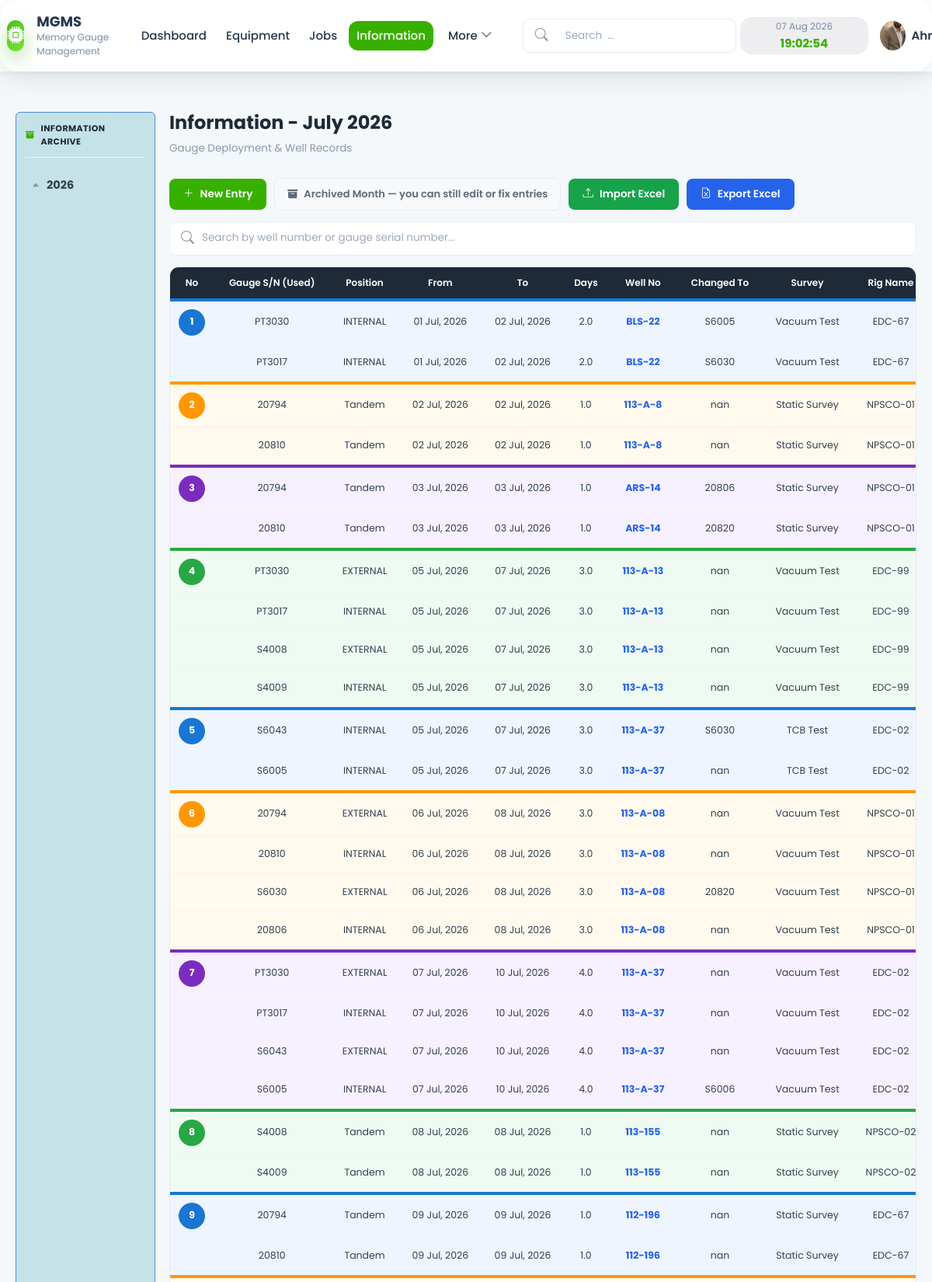
Screenshot of /information/ (signed in, upper part) with the database file from the repository.
### app/models/user.py (models this page shows, shortened)
class User(UserMixin, db.Model):
    __tablename__ = "users"
    id = db.Column(db.Integer, primary_key=True)
    username = db.Column(db.String(50), unique=True, nullable=False)
    full_name = db.Column(db.String(100), nullable=False)
    email = db.Column(db.String(120), unique=True, nullable=False)
    password_hash = db.Column(db.String(255), nullable=False)
    role = db.Column(
        db.String(20),
        nullable=False,
        default="user"
    )
    is_active = db.Column(
        db.Boolean,
        default=True
    )
    profile_image = db.Column(
        db.String(255),
        default="default.png"
    )
    last_login = db.Column(
        db.DateTime
    )
    created_at = db.Column(
        db.DateTime,
        default=datetime.utcnow
    )

### app/models/information.py (models this page shows)
class InformationMonth(db.Model):
    __tablename__ = "information_months"
    id = db.Column(db.Integer, primary_key=True)
    year = db.Column(
        db.Integer,
        nullable=False
    )
    month = db.Column(
        db.Integer,
        nullable=False
    )
    status = db.Column(
        db.String(20),
        default="Open",
        nullable=False
    )
    closed_at = db.Column(
        db.DateTime,
        nullable=True
    )
    created_at = db.Column(
        db.DateTime,
        default=datetime.utcnow
    )
    __table_args__ = (
        db.UniqueConstraint(
            "year",
            "month",
            name="uq_information_month"
        ),
    )

class InformationRow(db.Model):
    __tablename__ = "information_rows"
    id = db.Column(
        db.Integer,
        primary_key=True
    )
    year = db.Column(
        db.Integer,
        nullable=False
    )
    month = db.Column(
        db.Integer,
        nullable=False
    )
    group_no = db.Column(
        db.Integer,
        nullable=False
    )
    gauge_serial = db.Column(
        db.String(100)
    )
    from_date = db.Column(
        db.Date
    )
    to_date = db.Column(
        db.Date
    )
    days = db.Column(
        db.Float,
        default=0
    )
    well_number = db.Column(
        db.String(100)
    )
    changed_to = db.Column(
        db.String(100)
    )
    survey = db.Column(
        db.String(100)
    )
    type = db.Column(
        db.String(100)
    )
    rig_name = db.Column(
        db.String(100)
    )
    position = db.Column(db.String(20))
    bundle_carrier_sn = db.Column(
        db.String(100)
    )
    battery_sn = db.Column(
        db.String(100)
    )
    engineer = db.Column(
        db.String(100)
    )
    total_hours = db.Column(
        db.Float,
        default=0
    )
    total_samples = db.Column(
        db.Integer,
        default=0
    )
    comment = db.Column(
        db.Text
    )
    attachment_filename = db.Column(
        db.String(255)
    )
    attachment_original_name = db.Column(
        db.String(255)
    )
    created_at = db.Column(
        db.DateTime,
        default=datetime.utcnow
    )

### app/information/routes.py (the view)
@information.route("/")
@login_required
def index():
    year = request.args.get("year", 2026, type=int)
    month = request.args.get("month", 7, type=int)
    search = request.args.get("search", "", type=str).strip()
    months = (
        InformationMonth.query
        .order_by(
            InformationMonth.year.desc(),
            InformationMonth.month.asc()
        )
        .all()
    )
    create_year(year)
    months = (
    InformationMonth.query
    .order_by(
        InformationMonth.year.desc(),
        InformationMonth.month.asc()
    )
    .all()
)
    month_name = calendar.month_name[month]
    current_month = InformationMonth.query.filter_by(
        year=year,
        month=month
    ).first()
    is_closed = (
        current_month is not None
        and current_month.status == "Closed"
    )
    rows_query = InformationRow.query
    if search:
        like = f"%{search}%"
        rows_query = rows_query.filter(
            db.or_(
                InformationRow.well_number.ilike(like),
                InformationRow.gauge_serial.ilike(like),
                InformationRow.changed_to.ilike(like)
            )
        )
    else:
        rows_query = rows_query.filter_by(
            year=year,
            month=month
        )
    rows = rows_query.order_by(
        InformationRow.year.desc(),
        InformationRow.month.desc(),
        InformationRow.from_date.asc(),
        InformationRow.group_no.asc(),
        InformationRow.id.asc()
    ).all()
    seen_groups = set()
    display_numbers = {}
    display_counter = 0
    for row in rows:
        group_key = (
            row.year,
            row.month,
            row.group_no
        )
        if group_key not in seen_groups:
            display_counter += 1
            display_numbers[group_key] = display_counter
            row.is_group_start = True
            seen_groups.add(group_key)
        else:
            row.is_group_start = False
        row.display_group_no = display_numbers[group_key]
        row.month_name_display = calendar.month_name[row.month]
    is_global_search = bool(search)
    archive = defaultdict(list)
    for item in months:
        item.month_name = calendar.month_name[item.month]
        archive[item.year].append(item)
    return render_template(
        "information/information.html",
        rows=rows,
        month=month,
        year=year,
        month_name=month_name,
        archive=archive,
        is_closed=is_closed,
        search=search,
        is_global_search=is_global_search
    )

### app/templates/information/information.html (shortened to what this page needs)
{% extends "base.html" %}
{% block css %}
<link rel="stylesheet"
      href="{{ url_for('static', filename='css/information.css') }}">
{% endblock %}
{% block content %}
<div class="information-page">
    <aside class="information-sidebar">
        <div class="sidebar-title">
            <i class="bi bi-archive-fill"></i>
            Information Archive
        </div>
        {% if archive %}
            {% for archive_year, year_months in archive.items() %}
            <div class="year-group">
                <button class="year-btn" type="button">
    <i class="bi bi-caret-right-fill"></i>
    {{ archive_year }}
</button>
            </div>
            {% endfor %}
        {% else %}
            <div class="empty-archive">
                No archived months yet
            </div>
        {% endif %}
    </aside>
    <section class="information-content">
        <div class="information-header">
            <div>
                <h2>Information - {{ month_name }} {{ year }}</h2>
                <p>Gauge Deployment &amp; Well Records</p>
            </div>
            <div class="information-actions">
                {% if current_user.role == "admin" %}
                <button id="addEntryBtn" class="btn btn-add">
                    <i class="bi bi-plus-lg"></i>
                    New Entry
                </button>
                {% endif %}
                {% if current_user.role == "admin" %}
    {% if not is_closed %}
                <button id="closeMonthBtn" class="btn btn-close">
                    <i class="bi bi-lock-fill"></i>
                    Close Month
                </button>
                {% else %}
                <div class="archived-badge">
                    <i class="bi bi-archive-fill"></i>
                    Archived Month — you can still edit or fix entries
                </div>
                {% endif %}
                {% endif %}
                {% if current_user.role == "admin" %}
                <button id="importExcelBtn" class="btn btn-import">
    <i class="bi bi-upload"></i>
    Import Excel
</button>
{% endif %}
                <button id="exportExcelBtn" class="btn btn-export">
                    <i class="bi bi-file-earmark-excel"></i>
                    Export Excel
                </button>
            </div>
        </div>
        <form class="search-bar" method="GET"
              action="{{ url_for('information.index') }}">
            <div class="search-box grow">
                <i class="bi bi-search"></i>
                <input
                    type="text"
                    name="search"
                    id="searchInput"
                    value="{{ search }}"
                    placeholder="Search by well number or gauge serial number...">
            </div>
        </form>
        <div class="information-table-wrapper">
            <table class="information-table">
                <thead>
                    <tr>
                        <th class="no-col">No</th>
                        <th>Gauge S/N (Used)</th>
                        <th>Position</th>
                        <th>From</th>
                        <th>To</th>
                        <th>Days</th>
                        <th>Well No</th>
                        <th>Changed To</th>
                        <th>Survey</th>
                        <th>Rig Name</th>
                    </tr>
                </thead>
                <tbody id="infoTableBody">
                    {% for row in rows %}
                    <tr
    class="info-row
           {% if row.is_group_start %}job-start{% endif %}
           job-group-{{ row.display_group_no % 4 }}"
    data-row-id="{{ row.id }}">
                        <td class="no-col">
                            {% if row.is_group_start %}
                                {% if row.well_number and row.from_date %}
                                <a href="{{ url_for('jobs.index', year=row.from_date.year, month=row.from_date.month, well=row.well_number) }}"
   class="no-link job-badge"
   title="View in Jobs">
    {{ row.display_group_no }}
                                {% else %}
                                    {{ row.display_group_no }}
                                {% endif %}
                            {% endif %}
                        </td>
                        <td class="editable" data-field="gauge_serial">{{ row.gauge_serial }}</td>
                        <td class="editable" data-field="position">{{ row.position or "" }}</td>
                        <td class="editable" data-field="from_date" data-type="date"
                            data-raw="{{ row.from_date.isoformat() if row.from_date else '' }}">
                            {{ row.from_date.strftime("%d %b, %Y") if row.from_date else "" }}
                        </td>
                        <td class="editable" data-field="to_date" data-type="date"
                            data-raw="{{ row.to_date.isoformat() if row.to_date else '' }}">
                            {{ row.to_date.strftime("%d %b, %Y") if row.to_date else "" }}
                        </td>
                        <td class="editable" data-field="days" data-type="number">{{ row.days }}</td>
                        <td class="editable well-cell" data-field="well_number">
                            <a href="#" class="well-link">{{ row.well_number }}</a>
                        </td>
                        <td class="editable" data-field="changed_to">{{ row.changed_to or "" }}</td>
                        <td class="editable" data-field="survey">{{ row.survey or "" }}</td>
                        <td class="editable" data-field="rig_name">{{ row.rig_name or "" }}</td>
                    </tr>
                    {% endfor %}
                </tbody>
            </table>
        </div>
    </section>
</div>
{% endblock %}

### app/templates/base.html (shortened to what this page needs)
<!DOCTYPE html>
<html lang="en">
<head>
    <link href="https://cdn.jsdelivr.net/npm/bootstrap@5.3.7/dist/css/bootstrap.min.css"
          rel="stylesheet">
    <link rel="stylesheet"
          href="https://cdn.jsdelivr.net/npm/bootstrap-icons@1.13.1/font/bootstrap-icons.min.css">
    <link rel="stylesheet"
          href="{{ url_for('static', filename='css/output.css') }}">
    <link rel="stylesheet"
          href="{{ url_for('static', filename='css/style.css') }}">
    {% block css %}
    {% endblock %}
</head>
<body
    class="{% if current_user.role == 'admin' %}admin-user{% endif %}"
    data-role="{{ current_user.role }}">
{% if current_user.is_authenticated %}
              <div style="background:red;color:white;padding:10px;">
                 </div>
<header class="top-navbar">
    <div class="navbar-container flex items-center justify-between px-6 py-3">
        <div class="logo-section flex items-center gap-3">
            <div class="logo-icon text-2xl text-green-600"><i class="bi bi-cpu-fill"></i></div>
            <div>
                <h3 class="font-bold text-lg leading-tight">MGMS</h3>
                <span class="text-[10px] text-gray-500 uppercase font-semibold">Memory Gauge Management</span>
            </div>
        </div>
<nav class="main-menu flex items-center gap-6">
    <a href="{{ url_for('dashboard.dashboard') }}"
       class="nav-item {% if request.endpoint == 'dashboard.dashboard' %}active{% endif %}">
        Dashboard
    </a>
    <a href="{{ url_for('equipment.equipment') }}"
       class="nav-item {% if request.endpoint == 'equipment.equipment' %}active{% endif %}">
        Equipment
    </a>
    <a href="{{ url_for('jobs.index') }}"
       class="nav-item {% if request.endpoint == 'jobs.index' %}active{% endif %}">
        Jobs
    </a>
    <a href="{{ url_for('information.index') }}"
       class="nav-item {% if request.endpoint == 'information.index' %}active{% endif %}">
        Information
    </a>
    <div class="more-menu relative group">
        <button class="more-btn nav-item flex items-center gap-1">
            More
            <i class="bi bi-chevron-down"></i>
        </button>
    </div>
</nav>
        <div class="navbar-right flex items-center gap-6">
    <div class="search-box position-relative">
        <i class="bi bi-search search-icon"></i>
        <input
            type="text"
            id="globalSearch"
            class="search-input"
            placeholder="Search  ...">
    </div>
            <div class="datetime-box text-xs text-gray-500 text-right">
                <div id="liveDate">15 Jul 2026</div>
                <div id="liveTime" class="font-bold text-green-600">10:45:25 AM</div>
            </div>
            <div class="user-menu relative group">
                <button class="user-btn flex items-center gap-2">
                   {% if current_user.profile_image != "default.png" %}
<img
    src="{{ url_for('static', filename='uploads/profiles/' ~ current_user.profile_image) }}"
    class="avatar">
{% else %}
<div class="avatar">
    {{ current_user.full_name[0]|upper }}
</div>
{% endif %}
                    <span class="user-name">
    {{ current_user.full_name.split()[0] }}
</span>
                </button>
            </div>
        </div>
    </div>
</header>
{% endif %}
<main class="{% if current_user.is_authenticated %}main-content{% endif %}">
    {% block content %}
    {% endblock %}
</main>
</body>
</html>

### rows the page displays
User: profile_image (picture), full_name "Ahm…"
InformationMonth: year "2026"
InformationRow: display_group_no "1", gauge_serial "PT3030", position "INTERNAL", from_date "01 Jul, 2026", to_date "02 Jul, 2026", days "2.0", well_number "BLS-22", changed_to "S6005", survey "Vacuum Test", rig_name "EDC-67"
InformationRow: gauge_serial "PT3017", position "INTERNAL", from_date "01 Jul, 2026", to_date "02 Jul, 2026", days "2.0", well_number "BLS-22", changed_to "S6030", survey "Vacuum Test", rig_name "EDC-67"
InformationRow: display_group_no "2", gauge_serial "20794", position "Tandem", from_date "02 Jul, 2026", to_date "02 Jul, 2026", days "1.0", well_number "113-A-8", changed_to "nan", survey "Static Survey", rig_name "NPSCO-01"
InformationRow: gauge_serial "20810", position "Tandem", from_date "02 Jul, 2026", to_date "02 Jul, 2026", days "1.0", well_number "113-A-8", changed_to "nan", survey "Static Survey", rig_name "NPSCO-01"
InformationRow: display_group_no "3", gauge_serial "20794", position "Tandem", from_date "03 Jul, 2026", to_date "03 Jul, 2026", days "1.0", well_number "ARS-14", changed_to "20806", survey "Static Survey", rig_name "NPSCO-01"
InformationRow: gauge_serial "20810", position "Tandem", from_date "03 Jul, 2026", to_date "03 Jul, 2026", days "1.0", well_number "ARS-14", changed_to "20820", survey "Static Survey", rig_name "NPSCO-01"
InformationRow: display_group_no "4", gauge_serial "PT3030", position "EXTERNAL", from_date "05 Jul, 2026", to_date "07 Jul, 2026", days "3.0", well_number "113-A-13", changed_to "nan", survey "Vacuum Test", rig_name "EDC-99"
InformationRow: gauge_serial "PT3017", position "INTERNAL", from_date "05 Jul, 2026", to_date "07 Jul, 2026", days "3.0", well_number "113-A-13", changed_to "nan", survey "Vacuum Test", rig_name "EDC-99"
InformationRow: gauge_serial "S4008", position "EXTERNAL", from_date "05 Jul, 2026", to_date "07 Jul, 2026", days "3.0", well_number "113-A-13", changed_to "nan", survey "Vacuum Test", rig_name "EDC-99"
InformationRow: gauge_serial "S4009", position "INTERNAL", from_date "05 Jul, 2026", to_date "07 Jul, 2026", days "3.0", well_number "113-A-13", changed_to "nan", survey "Vacuum Test", rig_name "EDC-99"
InformationRow: display_group_no "5", gauge_serial "S6043", position "INTERNAL", from_date "05 Jul, 2026", to_date "07 Jul, 2026", days "3.0", well_number "113-A-37", changed_to "S6030", survey "TCB Test", rig_name "EDC-02"
InformationRow: gauge_serial "S6005", position "INTERNAL", from_date "05 Jul, 2026", to_date "07 Jul, 2026", days "3.0", well_number "113-A-37", changed_to "nan", survey "TCB Test", rig_name "EDC-02"
InformationRow: display_group_no "6", gauge_serial "20794", position "EXTERNAL", from_date "06 Jul, 2026", to_date "08 Jul, 2026", days "3.0", well_number "113-A-08", changed_to "nan", survey "Vacuum Test", rig_name "NPSCO-01"
InformationRow: gauge_serial "20810", position "INTERNAL", from_date "06 Jul, 2026", to_date "08 Jul, 2026", days "3.0", well_number "113-A-08", changed_to "nan", survey "Vacuum Test", rig_name "NPSCO-01"
InformationRow: gauge_serial "S6030", position "EXTERNAL", from_date "06 Jul, 2026", to_date "08 Jul, 2026", days "3.0", well_number "113-A-08", changed_to "20820", survey "Vacuum Test", rig_name "NPSCO-01"
InformationRow: gauge_serial "20806", position "INTERNAL", from_date "06 Jul, 2026", to_date "08 Jul, 2026", days "3.0", well_number "113-A-08", changed_to "nan", survey "Vacuum Test", rig_name "NPSCO-01"
InformationRow: display_group_no "7", gauge_serial "PT3030", position "EXTERNAL", from_date "07 Jul, 2026", to_date "10 Jul, 2026", days "4.0", well_number "113-A-37", changed_to "nan", survey "Vacuum Test", rig_name "EDC-02"
InformationRow: gauge_serial "PT3017", position "INTERNAL", from_date "07 Jul, 2026", to_date "10 Jul, 2026", days "4.0", well_number "113-A-37", changed_to "nan", survey "Vacuum Test", rig_name "EDC-02"
InformationRow: gauge_serial "S6043", position "EXTERNAL", from_date "07 Jul, 2026", to_date "10 Jul, 2026", days "4.0", well_number "113-A-37", changed_to "nan", survey "Vacuum Test", rig_name "EDC-02"
InformationRow: gauge_serial "S6005", position "INTERNAL", from_date "07 Jul, 2026", to_date "10 Jul, 2026", days "4.0", well_number "113-A-37", changed_to "S6006", survey "Vacuum Test", rig_name "EDC-02"
InformationRow: display_group_no "8", gauge_serial "S4008", position "Tandem", from_date "08 Jul, 2026", to_date "08 Jul, 2026", days "1.0", well_number "113-155", changed_to "nan", survey "Static Survey", rig_name "NPSCO-02"
InformationRow: gauge_serial "S4009", position "Tandem", from_date "08 Jul, 2026", to_date "08 Jul, 2026", days "1.0", well_number "113-155", changed_to "nan", survey "Static Survey", rig_name "NPSCO-02"
InformationRow: display_group_no "9", gauge_serial "20794", position "Tandem", from_date "09 Jul, 2026", to_date "09 Jul, 2026", days "1.0", well_number "112-196", changed_to "nan", survey "Static Survey", rig_name "EDC-67"
InformationRow: gauge_serial "20810", position "Tandem", from_date "09 Jul, 2026", to_date "09 Jul, 2026", days "1.0", well_number "112-196", changed_to "nan", survey "Static Survey", rig_name "EDC-67"

### other values shown
{{ month_name }} "July"
{{ year }} "2026"
